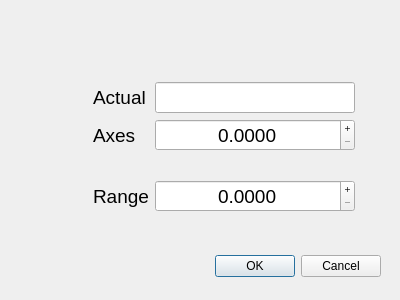
<?xml version="1.0" encoding="UTF-8"?>
<ui version="4.0">
 <class>Dialog</class>
 <widget class="QDialog" name="Dialog">
  <property name="geometry">
   <rect>
    <x>0</x>
    <y>0</y>
    <width>400</width>
    <height>300</height>
   </rect>
  </property>
  <property name="windowTitle">
   <string>Dialog</string>
  </property>
  <widget class="QDialogButtonBox" name="buttonBox">
   <property name="geometry">
    <rect>
     <x>40</x>
     <y>250</y>
     <width>341</width>
     <height>32</height>
    </rect>
   </property>
   <property name="orientation">
    <enum>Qt::Horizontal</enum>
   </property>
   <property name="standardButtons">
    <set>QDialogButtonBox::Cancel|QDialogButtonBox::Ok</set>
   </property>
  </widget>
  <widget class="QWidget" name="">
   <property name="geometry">
    <rect>
     <x>93</x>
     <y>82</y>
     <width>262</width>
     <height>130</height>
    </rect>
   </property>
   <layout class="QGridLayout" name="gridLayout">
    <item row="0" column="0">
     <widget class="QLabel" name="label_dlg_actual">
      <property name="font">
       <font>
        <pointsize>14</pointsize>
       </font>
      </property>
      <property name="text">
       <string>Actual</string>
      </property>
     </widget>
    </item>
    <item row="0" column="1">
     <widget class="QLineEdit" name="lineEdit_dlg_actual">
      <property name="font">
       <font>
        <pointsize>14</pointsize>
       </font>
      </property>
     </widget>
    </item>
    <item row="1" column="0">
     <widget class="QLabel" name="label_dlg_mtr">
      <property name="font">
       <font>
        <pointsize>14</pointsize>
       </font>
      </property>
      <property name="text">
       <string>Axes</string>
      </property>
     </widget>
    </item>
    <item row="1" column="1">
     <widget class="QDoubleSpinBox" name="doubleSpinBox_dlg_mtr">
      <property name="font">
       <font>
        <pointsize>14</pointsize>
       </font>
      </property>
      <property name="frame">
       <bool>true</bool>
      </property>
      <property name="alignment">
       <set>Qt::AlignCenter</set>
      </property>
      <property name="buttonSymbols">
       <enum>QAbstractSpinBox::PlusMinus</enum>
      </property>
      <property name="decimals">
       <number>4</number>
      </property>
     </widget>
    </item>
    <item row="2" column="0">
     <widget class="QLabel" name="label_2">
      <property name="text">
       <string/>
      </property>
     </widget>
    </item>
    <item row="3" column="0">
     <widget class="QLabel" name="label_3">
      <property name="font">
       <font>
        <pointsize>14</pointsize>
       </font>
      </property>
      <property name="text">
       <string>Range</string>
      </property>
     </widget>
    </item>
    <item row="3" column="1">
     <widget class="QDoubleSpinBox" name="doubleSpinBox_dlg_range">
      <property name="font">
       <font>
        <pointsize>14</pointsize>
       </font>
      </property>
      <property name="alignment">
       <set>Qt::AlignCenter</set>
      </property>
      <property name="buttonSymbols">
       <enum>QAbstractSpinBox::PlusMinus</enum>
      </property>
      <property name="decimals">
       <number>4</number>
      </property>
     </widget>
    </item>
   </layout>
  </widget>
 </widget>
 <resources/>
 <connections>
  <connection>
   <sender>buttonBox</sender>
   <signal>accepted()</signal>
   <receiver>Dialog</receiver>
   <slot>accept()</slot>
   <hints>
    <hint type="sourcelabel">
     <x>248</x>
     <y>254</y>
    </hint>
    <hint type="destinationlabel">
     <x>157</x>
     <y>274</y>
    </hint>
   </hints>
  </connection>
  <connection>
   <sender>buttonBox</sender>
   <signal>rejected()</signal>
   <receiver>Dialog</receiver>
   <slot>reject()</slot>
   <hints>
    <hint type="sourcelabel">
     <x>316</x>
     <y>260</y>
    </hint>
    <hint type="destinationlabel">
     <x>286</x>
     <y>274</y>
    </hint>
   </hints>
  </connection>
 </connections>
</ui>
